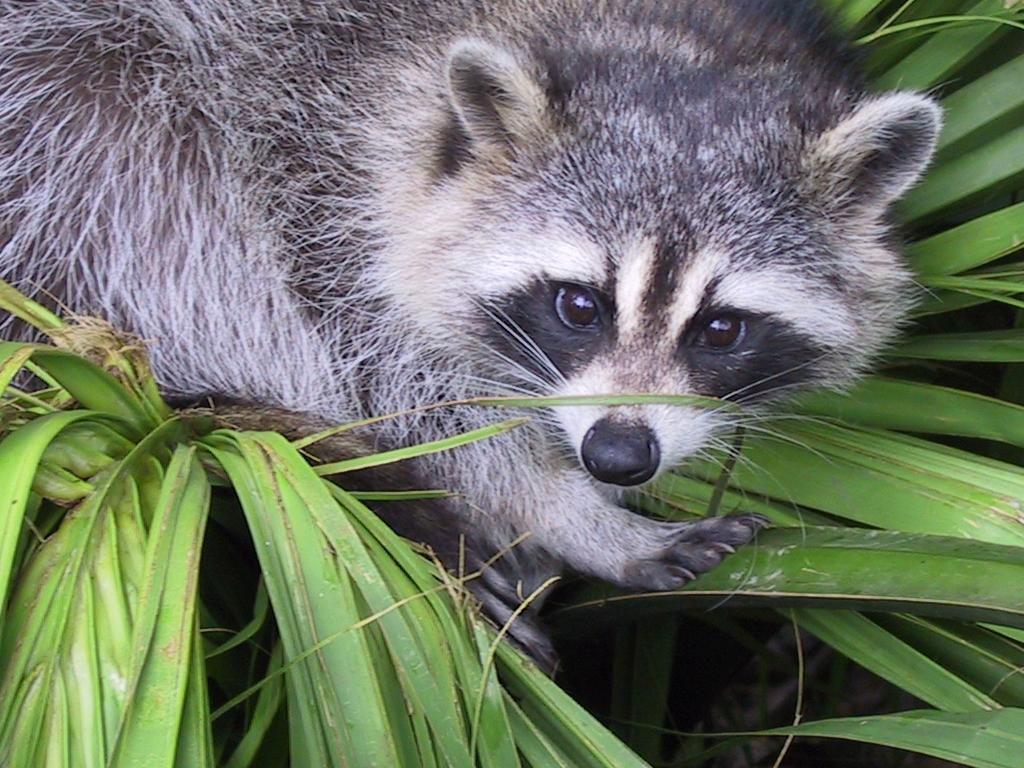
#> input picture module-01/ex03/animal.jpeg, 1024 x 768 px
$ python zoom.py
#> lines starting #> are read from the running program, lines starting #| are printed output that depends on the picture
### module-01/ex03/load_image.py
import os
import numpy as np
from PIL import Image


def ft_load(path: str) -> np.ndarray:
    """
    Function for load image (jpg/jpeg)
    Returns information about image
    """
    try:
        if not path.lower().endswith(("jpg", "jpeg")):
            raise AssertionError("Only JPG and JPEG formats are supported.")
        if not os.path.exists(path):
            raise AssertionError("File not found:", path)
        img = Image.open(path)

        header = "The shape of Image is:"
        print(f"{header} ({img.size[1]}, {img.size[0]}, {img.layers})")
        return np.array(img)
    except AssertionError as error:
        print("\033[31m", AssertionError.__name__ + ":", error, "\033[0m")

### module-01/ex03/zoom.py
import os
import numpy as np
from PIL import Image
from load_image import ft_load
import matplotlib.pyplot as plt


def ft_zoom():
    """
    Load an image, perform a zoom operation by cropping, and display results.
    """
    try:
        path = "animal.jpeg"
        if not os.path.exists(path):
            raise AssertionError("File not found:", path)
        image = Image.open(path)
#> image is the input picture: PIL image 1024x768 RGB; mean R, G, B 110.7, 117.7, 102.1
        if image is None:
            raise AssertionError("Failed to load image.")

        print(ft_load(path))
#| The shape of Image is: (768, 1024, 3)
        image.show()

        zoomed_image = image.crop((400, 100, 800, 600))
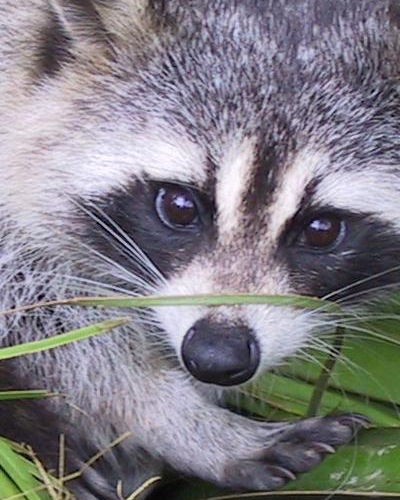
#> zoomed_image: PIL image 400x500 RGB; mean R, G, B 128.5, 125.8, 132.6
        zoomed_image.save("zoomed_image.jpg")
        print(f"New shape after slicing: {zoomed_image.size}")
#| New shape after slicing: (400, 500)

        grayscale_image = zoomed_image.convert("L")
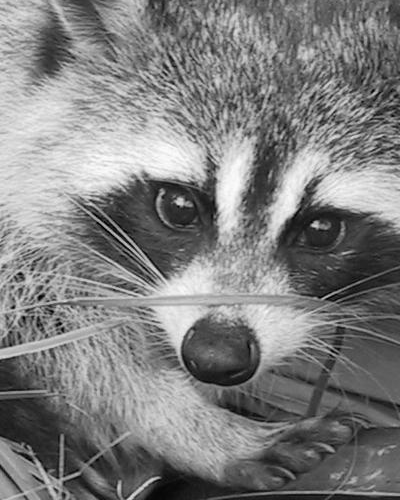
#> grayscale_image: PIL image 400x500 L; min 0, max 253, mean 127.4
        grayscale_image.show()
        print(np.array(grayscale_image))
#> (printed output is left out)

        plt.imshow(zoomed_image)
        plt.title("Zoomed Image")
        plt.axis('on')
        plt.show()

    except AssertionError as error:
        print(AssertionError.__name__ + ":", error)


def main():
    ft_zoom()


if __name__ == "__main__":
    main()
